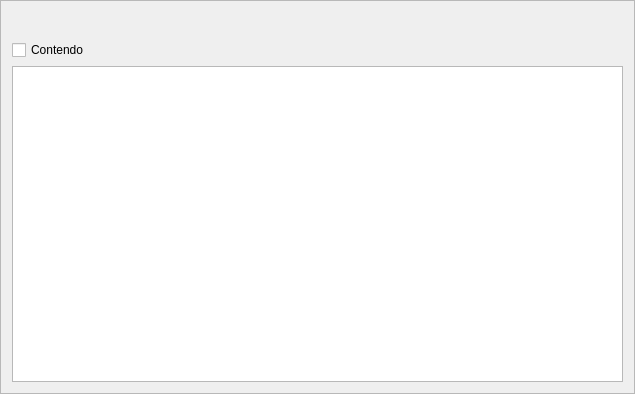
<?xml version="1.0" encoding="UTF-8"?>
<ui version="4.0">
 <class>ProductWidget</class>
 <widget class="QFrame" name="ProductWidget">
  <property name="geometry">
   <rect>
    <x>0</x>
    <y>0</y>
    <width>635</width>
    <height>394</height>
   </rect>
  </property>
  <property name="windowTitle">
   <string>Frame</string>
  </property>
  <property name="frameShape">
   <enum>QFrame::StyledPanel</enum>
  </property>
  <property name="frameShadow">
   <enum>QFrame::Raised</enum>
  </property>
  <layout class="QVBoxLayout" name="verticalLayout">
   <item>
    <widget class="QFrame" name="cmdFrame">
     <property name="frameShape">
      <enum>QFrame::NoFrame</enum>
     </property>
     <property name="frameShadow">
      <enum>QFrame::Plain</enum>
     </property>
     <property name="lineWidth">
      <number>0</number>
     </property>
     <layout class="QHBoxLayout" name="horizontalLayout">
      <property name="leftMargin">
       <number>0</number>
      </property>
      <property name="topMargin">
       <number>0</number>
      </property>
      <property name="rightMargin">
       <number>0</number>
      </property>
      <property name="bottomMargin">
       <number>0</number>
      </property>
      <item>
       <widget class="QPushButton" name="buttonCreate">
        <property name="text">
         <string/>
        </property>
        <property name="icon">
         <iconset resource="icons.qrc">
          <normaloff>:/icons/res/newitem.png</normaloff>:/icons/res/newitem.png</iconset>
        </property>
        <property name="iconSize">
         <size>
          <width>24</width>
          <height>24</height>
         </size>
        </property>
        <property name="flat">
         <bool>true</bool>
        </property>
       </widget>
      </item>
      <item>
       <widget class="QPushButton" name="buttonSave">
        <property name="text">
         <string/>
        </property>
        <property name="icon">
         <iconset resource="icons.qrc">
          <normaloff>:/icons/res/save.png</normaloff>:/icons/res/save.png</iconset>
        </property>
        <property name="iconSize">
         <size>
          <width>24</width>
          <height>24</height>
         </size>
        </property>
        <property name="flat">
         <bool>true</bool>
        </property>
       </widget>
      </item>
      <item>
       <widget class="QPushButton" name="buttonDiscard">
        <property name="text">
         <string/>
        </property>
        <property name="icon">
         <iconset resource="icons.qrc">
          <normaloff>:/icons/res/revert.png</normaloff>:/icons/res/revert.png</iconset>
        </property>
        <property name="iconSize">
         <size>
          <width>24</width>
          <height>24</height>
         </size>
        </property>
        <property name="flat">
         <bool>true</bool>
        </property>
       </widget>
      </item>
      <item>
       <widget class="QPushButton" name="buttonRefresh">
        <property name="text">
         <string/>
        </property>
        <property name="icon">
         <iconset resource="icons.qrc">
          <normaloff>:/icons/res/refresh.png</normaloff>:/icons/res/refresh.png</iconset>
        </property>
        <property name="iconSize">
         <size>
          <width>24</width>
          <height>24</height>
         </size>
        </property>
        <property name="flat">
         <bool>true</bool>
        </property>
       </widget>
      </item>
      <item>
       <widget class="QPushButton" name="buttonRemove">
        <property name="text">
         <string/>
        </property>
        <property name="icon">
         <iconset resource="icons.qrc">
          <normaloff>:/icons/res/trash.png</normaloff>:/icons/res/trash.png</iconset>
        </property>
        <property name="iconSize">
         <size>
          <width>24</width>
          <height>24</height>
         </size>
        </property>
        <property name="flat">
         <bool>true</bool>
        </property>
       </widget>
      </item>
      <item>
       <spacer name="horizontalSpacer">
        <property name="orientation">
         <enum>Qt::Horizontal</enum>
        </property>
        <property name="sizeHint" stdset="0">
         <size>
          <width>402</width>
          <height>20</height>
         </size>
        </property>
       </spacer>
      </item>
     </layout>
    </widget>
   </item>
   <item>
    <layout class="QHBoxLayout" name="filterLayout">
     <item>
      <widget class="QCheckBox" name="buttonContains">
       <property name="text">
        <string>Contendo</string>
       </property>
      </widget>
     </item>
    </layout>
   </item>
   <item>
    <widget class="QTableView" name="table">
     <property name="font">
      <font>
       <pointsize>12</pointsize>
      </font>
     </property>
     <property name="sizeAdjustPolicy">
      <enum>QAbstractScrollArea::AdjustToContentsOnFirstShow</enum>
     </property>
     <property name="alternatingRowColors">
      <bool>false</bool>
     </property>
     <property name="selectionMode">
      <enum>QAbstractItemView::SingleSelection</enum>
     </property>
     <property name="iconSize">
      <size>
       <width>24</width>
       <height>24</height>
      </size>
     </property>
     <property name="verticalScrollMode">
      <enum>QAbstractItemView::ScrollPerPixel</enum>
     </property>
     <property name="horizontalScrollMode">
      <enum>QAbstractItemView::ScrollPerPixel</enum>
     </property>
     <property name="sortingEnabled">
      <bool>true</bool>
     </property>
    </widget>
   </item>
  </layout>
 </widget>
 <resources>
  <include location="icons.qrc"/>
 </resources>
 <connections/>
</ui>
